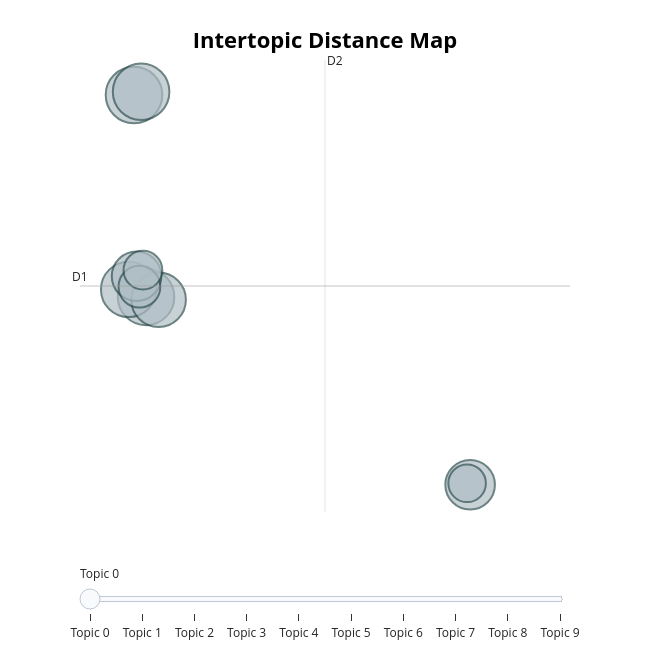

Write notebook code for a chart like this one.
### Markdown cell above
Intertopic Distance Map

### Code cell
fig_intertopic = topic_model.visualize_topics()
fig_intertopic.show()

### Figure 1 — Plotly figure (JSON) as saved in the notebook; plotly's stock layout.template omitted (floating-point values rounded to 4 significant figures)
{"data": [{"customdata": [[0, "android | dibuka | hp | buka | login", 1828], [1, "update | lemot | loading | bagus | jaringan", 1827], [2, "kartu | rekening | atm | debit | kartu debit", 1823], [3, "otomatis | pengaturan | pelayanan | transaksi | jam", 1751], [4, "biaya | saldo | potongan | top | dana", 1706], [5, "otp | kode otp | kode | pin | ganti", 1405], [6, "by | buka | hp | dibuka | masuk", 1404], [7, "malam | pemeliharaan | maintenance | jam | jam malam", 998], [8, "wajah | verifikasi wajah | verifikasi | wajah gagal | gagal", 860], [9, "by | cabang | kantor | kantor cabang | rekening", 806]], "hovertemplate": "<b>Topic %{customdata[0]}</b><br>%{customdata[1]}<br>Size: %{customdata[2]}", "legendgroup": "", "marker": {"color": "#B0BEC5", "line": {"color": "DarkSlateGrey", "width": 2}, "size": [1828, 1827, 1823, 1751, 1706, 1405, 1404, 998, 860, 806], "sizemode": "area", "sizeref": 1.143, "symbol": "circle"}, "mode": "markers", "name": "", "orientation": "v", "showlegend": false, "type": "scatter", "x": [14.07, 14.38, 14.59, 13.85, 15.12, 14.18, 28.42, 14.31, 14.46, 28.29], "xaxis": "x", "y": [19.02, 19.32, 0.5484, 1.236, 0.2904, 2.441, -16.63, 1.484, 2.993, -16.5], "yaxis": "y"}], "layout": {"annotations": [{"showarrow": false, "text": "D1", "x": 11.77, "y": 1.548, "yshift": 10}, {"showarrow": false, "text": "D2", "x": 22.23, "xshift": 10, "y": 22.22}], "height": 650, "hoverlabel": {"bgcolor": "white", "font": {"family": "Rockwell", "size": 16}}, "legend": {"itemsizing": "constant", "tracegroupgap": 0}, "margin": {"t": 60}, "shapes": [{"line": {"color": "#CFD8DC", "width": 2}, "type": "line", "x0": 22.23, "x1": 22.23, "y0": -19.12, "y1": 22.22}, {"line": {"color": "#9E9E9E", "width": 2}, "type": "line", "x0": 11.77, "x1": 32.69, "y0": 1.548, "y1": 1.548}], "sliders": [{"active": 0, "pad": {"t": 50}, "steps": [{"args": [{"marker.color": [["red", "#B0BEC5", "#B0BEC5", "#B0BEC5", "#B0BEC5", "#B0BEC5", "#B0BEC5", "#B0BEC5", "#B0BEC5", "#B0BEC5"]]}], "label": "Topic 0", "method": "update"}, {"args": [{"marker.color": [["#B0BEC5", "red", "#B0BEC5", "#B0BEC5", "#B0BEC5", "#B0BEC5", "#B0BEC5", "#B0BEC5", "#B0BEC5", "#B0BEC5"]]}], "label": "Topic 1", "method": "update"}, {"args": [{"marker.color": [["#B0BEC5", "#B0BEC5", "red", "#B0BEC5", "#B0BEC5", "#B0BEC5", "#B0BEC5", "#B0BEC5", "#B0BEC5", "#B0BEC5"]]}], "label": "Topic 2", "method": "update"}, {"args": [{"marker.color": [["#B0BEC5", "#B0BEC5", "#B0BEC5", "red", "#B0BEC5", "#B0BEC5", "#B0BEC5", "#B0BEC5", "#B0BEC5", "#B0BEC5"]]}], "label": "Topic 3", "method": "update"}, {"args": [{"marker.color": [["#B0BEC5", "#B0BEC5", "#B0BEC5", "#B0BEC5", "red", "#B0BEC5", "#B0BEC5", "#B0BEC5", "#B0BEC5", "#B0BEC5"]]}], "label": "Topic 4", "method": "update"}, {"args": [{"marker.color": [["#B0BEC5", "#B0BEC5", "#B0BEC5", "#B0BEC5", "#B0BEC5", "red", "#B0BEC5", "#B0BEC5", "#B0BEC5", "#B0BEC5"]]}], "label": "Topic 5", "method": "update"}, {"args": [{"marker.color": [["#B0BEC5", "#B0BEC5", "#B0BEC5", "#B0BEC5", "#B0BEC5", "#B0BEC5", "red", "#B0BEC5", "#B0BEC5", "#B0BEC5"]]}], "label": "Topic 6", "method": "update"}, {"args": [{"marker.color": [["#B0BEC5", "#B0BEC5", "#B0BEC5", "#B0BEC5", "#B0BEC5", "#B0BEC5", "#B0BEC5", "red", "#B0BEC5", "#B0BEC5"]]}], "label": "Topic 7", "method": "update"}, {"args": [{"marker.color": [["#B0BEC5", "#B0BEC5", "#B0BEC5", "#B0BEC5", "#B0BEC5", "#B0BEC5", "#B0BEC5", "#B0BEC5", "red", "#B0BEC5"]]}], "label": "Topic 8", "method": "update"}, {"args": [{"marker.color": [["#B0BEC5", "#B0BEC5", "#B0BEC5", "#B0BEC5", "#B0BEC5", "#B0BEC5", "#B0BEC5", "#B0BEC5", "#B0BEC5", "red"]]}], "label": "Topic 9", "method": "update"}]}], "title": {"font": {"color": "Black", "size": 22}, "text": "<b>Intertopic Distance Map</b>", "x": 0.5, "xanchor": "center", "y": 0.95, "yanchor": "top"}, "width": 650, "xaxis": {"anchor": "y", "domain": [0, 1], "range": [11.77, 32.69], "title": {"text": ""}, "visible": false}, "yaxis": {"anchor": "x", "domain": [0, 1], "range": [-19.12, 22.22], "title": {"text": ""}, "visible": false}}}
